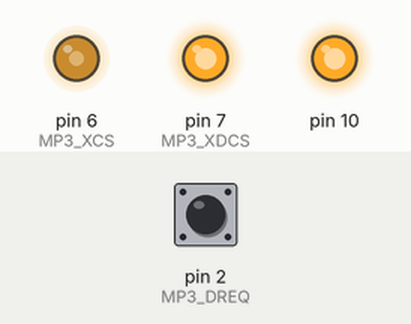
Simulated run of this sketch. Board: Arduino Uno, built with avr-gcc and run on an emulated ATmega328P. On the bench: output pins drawn as LEDs (lit = HIGH). Inputs (shaded band) come from the test bench; at power-on: pin 2 (MP3_DREQ) HIGH. Random numbers use the default seed unless the sketch sets one; pins used as bus, display or sensor lines are not drawn.

Above: at 1.2 s.
1.3 s: pin 2 (MP3_DREQ) driven LOW
At 2.1 s:
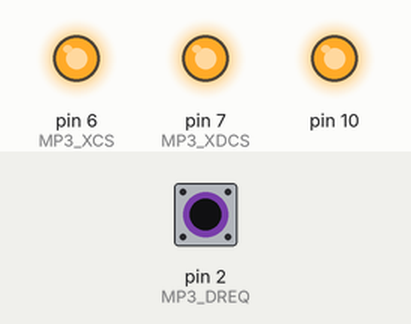
2.8 s: pin 2 (MP3_DREQ) pulsed HIGH 2 times (0.12 s each, 0.3 s apart)
At 4.0 s:
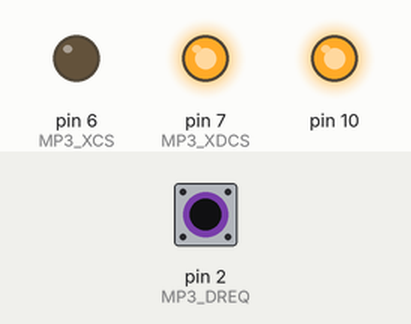
Timing chart, 0 to 5.8 s (numbered marks = the images above; inputs shaded):
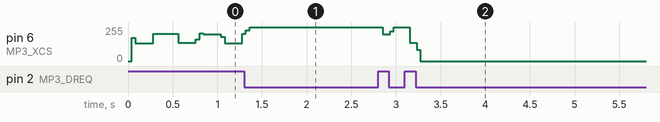

The sketch:

SINE_Arcade.ino
```cpp
// VS1053b DSP hack sine - Arcade drums //

#include <SPI.h>

#define MP3_XCS   6
#define MP3_XDCS  7
#define MP3_DREQ  2
#define MP3_RST   8

//VS10xx SCI Registers
#define SCI_MODE        0x00
#define SCI_STATUS      0x01
#define SCI_BASS        0x02
#define SCI_CLOCKF      0x03
#define SCI_DECODE_TIME 0x04
#define SCI_AUDATA      0x05
#define SCI_WRAM        0x06
#define SCI_WRAMADDR    0x07
#define SCI_HDAT0       0x08
#define SCI_HDAT1       0x09
#define SCI_AIADDR      0x0A
#define SCI_VOL         0x0B
#define SCI_AICTRL0     0x0C
#define SCI_AICTRL1     0x0D
#define SCI_AICTRL2     0x0E
#define SCI_AICTRL3     0x0F

#define SIZE    180
#define BPM     120
#define TICK    (15624L*60) / BPM / 2

  uint16_t outx;
  uint16_t outy;
  bool sw = true;

class Synth {
public:

  bool trig = 0;
  bool noise = 0;
  int type = 0;
  int wave = 0;
  int i = 0;
  int k = 1;

  int16_t fand[SIZE] = { 0, 17, 34, 52, 69, 86, 103, 120, 137, 154, 171, 187, 203, 219, 234, 250, 264, 279, 293, 307, 321, 334, 347, 359, 371,  383,  394,  404,  414,  424,  433,  441,  449,  456,  463,  469,  475,  480,  485,  489,  492,  495,  497,  498,  499,  500,  499,  498,  497,  495,  492,  489,  485,  480,  475,  469,  463,  456,  449,  441,  433,  424,  414,  404,  394,  383,  371,  359,  347,  334,  321,  307, 293, 279, 264, 250, 234, 219, 203, 187, 171, 154, 137, 120, 103, 86, 69, 52, 34, 17, 0, -18, -35, -53, -70, -87, -104, -121, -138, -155, -172, -188, -204, -220, -235, -250, -265, -280, -294, -308, -322, -335, -348, -360, -372, -384, -395, -405, -415, -425, -434, -442, -450, -457, -464, -470, -476, -481, -486, -490, -493, -496, -498, -499, -500, -500, -500, -499, -498, -496, -493, -490, -486, -481, -476, -470, -464, -457, -450, -442, -434, -425, -415, -405, -395, -384, -372, -360, -348, -335, -322, -308, -294, -280, -265, -250, -235, -220, -204, -188, -172, -155, -138, -121, -104, -87, -70, -53, -35, -18 };
  int16_t harmo[SIZE] = { 0, 416, 365, 321, 334, 307, 279, 279, 254, 232, 227, 203, 185, 178, 155, 140, 131, 110, 97, 88, 68, 57, 48, 30, 21, 11, -4, -11,  -21,  -34,  -40,  -48,  -60,  -63,  -71,  -80,  -82,  -88,  -95,  -95,  -101, -104, -103, -107, -109, -106, -109, -107, -103, -104, -101, -95,  -95,  -88,  -82,  -80,  -71,  -63,  -60,  -48,  -40,  -34,  -21,  -11,  -4, 11, 21, 30, 48, 57, 68, 88, 97, 110,  131,  140, 155, 178, 185, 203, 227, 232, 254, 279, 279, 307, 334, 321, 365, 416, 0, -417, -366, -322, -335, -308, -280, -280, -255, -233, -228, -204, -186, -179, -156, -141, -132, -111, -98,  -89,  -69,  -58,  -49,  -31,  -22,  -12,  3,  10, 20, 33, 39, 47, 59, 62, 70, 79, 81, 87, 94, 94, 100,  103,  102,  106,  108,  105,  108,  106,  102,  103,  100,  94, 94, 87, 81, 79, 70, 62, 59, 47, 39, 33, 20, 10, 3,  -12,  -22,  -31,  -49,  -58,  -69,  -89,  -98,  -111, -132, -141, -156, -179, -186, -204, -228, -233, -255, -280, -280, -308, -335, -322, -366, -417 };
  int16_t rnd[SIZE];

	int calculate();

};

int Synth::calculate() {

  if (trig == 1) {

    if (noise) for (int j = 0; j < SIZE; j++) rnd[j] = rand() % SIZE;
    else for (int j = 0; j < SIZE; j++) rnd[j] = (rand() % SIZE) / j;

    i = 0;
    k = 1;
    trig = 0;

  }

  if (i > SIZE-1) {

    i = 0;
    k++;

  }

  if (type == 0) wave = 512 + (fand[i]+harmo[i]);
  if (type == 1) wave = 512 + (fand[i]+(rnd[i]>>2));
  if (type == 2) wave = 512 + rnd[i];

  i ++;

  return wave / k;

}

Synth kick;

ISR(TIMER1_COMPA_vect) {

  kick.trig = 1;
  kick.noise = rand() % 2;
  kick.type = rand() % 3;
  sw = !sw;

}

void setup(){

  noInterrupts();
  TCCR1A = 0;
  TCCR1B = 0;
  TCNT1 = 0;
  OCR1A = TICK;
  TCCR1B |= (1 << WGM12);
  TCCR1B |= (1 << CS12) | (1 << CS10);
  TIMSK1 |= (1 << OCIE1A);
  interrupts();

  pinMode(MP3_RST, OUTPUT);
  pinMode(MP3_DREQ, INPUT);
  pinMode(MP3_XCS, OUTPUT);
  pinMode(MP3_XDCS, OUTPUT);

  SPI.begin();

  SPI.setClockDivider(SPI_CLOCK_DIV16); // SPI speed 1MHz (16MHz / 16 = 1MHz)
  SPI.transfer(0xFF);

  digitalWrite(MP3_RST, HIGH);
  digitalWrite(MP3_XCS, HIGH);
  digitalWrite(MP3_XDCS, HIGH);

  WriteRegister(SCI_CLOCKF, 0x6000);    // set multiplier to 3.0x
  WriteRegister(SCI_VOL, 0x5F5F);       // set volume

  SPI.setClockDivider(SPI_CLOCK_DIV4);  // set SPI speed 4MHz (16MHz / 4 = 4MHz)

  WriteRegister(SCI_AUDATA, 0xAC44);    // set sample rate 44100 Hz
  WriteRegister(SCI_AIADDR, 0x4020);    // run new sine test

}

void loop(){

  int16_t out = kick.calculate();

  if (sw) {

    outx = map(out, 0, 512, 100, 8000);
    outy = map(-out, 0, 512, 100, 7000);

  } else {

    outx = 100;
    outy = 100;

  }

  WriteRegister(SCI_AICTRL0, outx); // left channel frequency
  WriteRegister(SCI_AICTRL1, outy); // right channel frequency

}

void WriteRegister(char address, int data){

  while(!digitalRead(MP3_DREQ));
  digitalWrite(MP3_XCS, LOW);
  SPI.transfer(0x02);
  SPI.transfer(address);
  SPI.transfer((data >> 8) & 0xFF);
  SPI.transfer(data & 0xFF);
  while(!digitalRead(MP3_DREQ));
  digitalWrite(MP3_XCS, HIGH);

}
```

Measured:
- after the input at 2.8 s, pin 6 (MP3_XCS): 255/255 → 201/255 after 0.06 s, → 255/255 0.08 s later, → 136/255 0.22 s later, → 0/255 0.08 s later
